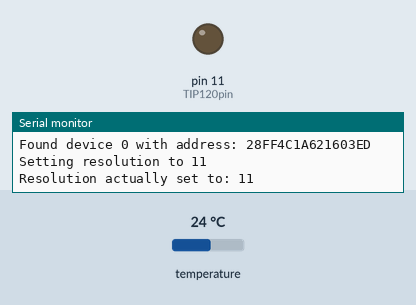
This sketch was run on a simulated Arduino Uno, built with avr-gcc and run on an emulated ATmega328P. Parts: output pins drawn as LEDs (lit = HIGH), the last lines printed to the serial monitor. The test bench sets the inputs (shaded band); at power-on: temperature 24 °C.

Above: at 0.1 s.
At 2.5 s:
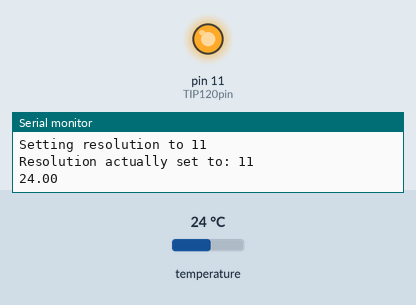
Timing chart, 0 to 4.0 s (numbered marks = the images above):
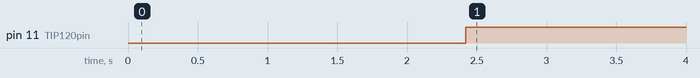

The sketch:

standalone_cooling.ino
```cpp
#include <OneWire.h>
#include <DallasTemperature.h>

// DS18b20 Temp Sensor Data wire is plugged into port 4 on the Arduino
#define ONE_WIRE_BUS 4
#define TEMPERATURE_PRECISION 11
// Setup a oneWire instance to communicate with any OneWire devices (not just Maxim/Dallas temperature ICs)
OneWire oneWire(ONE_WIRE_BUS);
//Set pin for Fan control through tip120
int TIP120pin = 11;
//Set Temp max to turn on Fan in Celcius
float hightemp = 17.2;
//SEt Temperature return variable
float temp = 0;

int numberOfDevices; // Number of temperature devices found

DeviceAddress tempDeviceAddress; // We'll use this variable to store a found device address

// Pass our oneWire reference to Dallas Temperature.
DallasTemperature sensors(&oneWire);

void setup(void)
{
  // start serial port Note I'm using a bluetoothe arduino so you serial port number may be different most common is 9600
  Serial.begin(115200);
  Serial.println("Fan Control with Dallas Temp Sensor Demo");
  pinMode(TIP120pin, OUTPUT); // Set pin for output to control TIP120 Base pin
  // Start up the library

  sensors.begin();
  numberOfDevices = sensors.getDeviceCount();
  for(int i=0;i<numberOfDevices; i++)
  {
    // Search the wire for address
    if(sensors.getAddress(tempDeviceAddress, i))
	{
		Serial.print("Found device ");
		Serial.print(i, DEC);
		Serial.print(" with address: ");
		printAddress(tempDeviceAddress);
		Serial.println();

		Serial.print("Setting resolution to ");
		Serial.println(TEMPERATURE_PRECISION, DEC);

		// set the resolution to TEMPERATURE_PRECISION bit (Each Dallas/Maxim device is capable of several different resolutions)
		sensors.setResolution(tempDeviceAddress, TEMPERATURE_PRECISION);

		 Serial.print("Resolution actually set to: ");
		Serial.print(sensors.getResolution(tempDeviceAddress), DEC);
		Serial.println();
	}else{
		Serial.print("Found ghost device at ");
		Serial.print(i, DEC);
		Serial.print(" but could not detect address. Check power and cabling");
	}
  }

  delay(2000);
}

void call_temp(){
   // call sensors.requestTemperatures() to issue a global temperature
  // request to all devices on the bus
  sensors.requestTemperatures(); // Send the command to get temperatures
  temp = sensors.getTempCByIndex(0);
  //Serial.print("Temperature for the device 1 (index 0) is: ");
  Serial.println(temp);
}
//function to compare temperature and return the difference between the high temp setting and current temp
float check_temp(){
  float val = 0;
  val = hightemp - temp;
  return val;
}

// function to print a device address
void printAddress(DeviceAddress deviceAddress)
{
  for (uint8_t i = 0; i < 8; i++)
  {
    if (deviceAddress[i] < 16) Serial.print("0");
    Serial.print(deviceAddress[i], HEX);
  }
}

void loop(void)
{
  call_temp();
  //Serial.println(check_temp());
  if (check_temp() < 0) {  //if the current temp is higher than the current temp turn on the fan
      analogWrite(TIP120pin, 255);
  } else {
     analogWrite(TIP120pin, 0);
  }
  delay(1000);
}
```

Measured:
- by itself, pin 11 (TIP120pin): LOW → HIGH at 2.4 s
